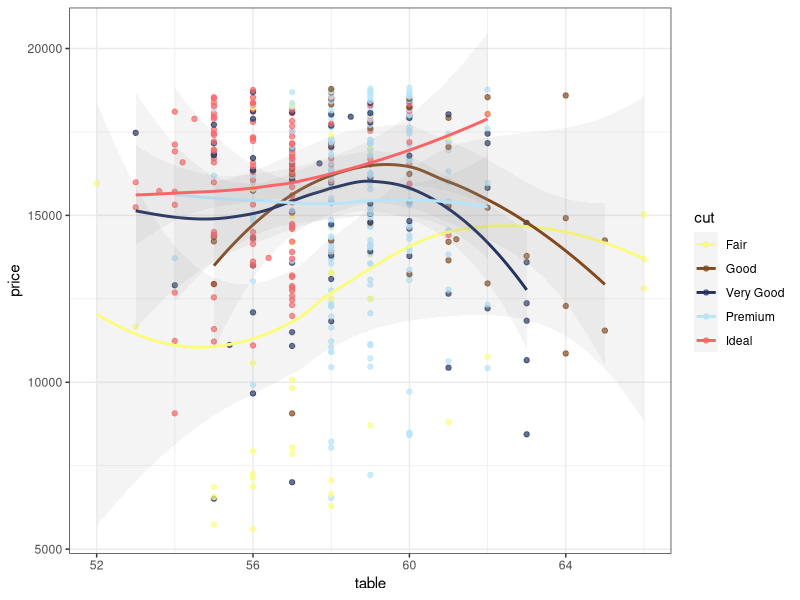
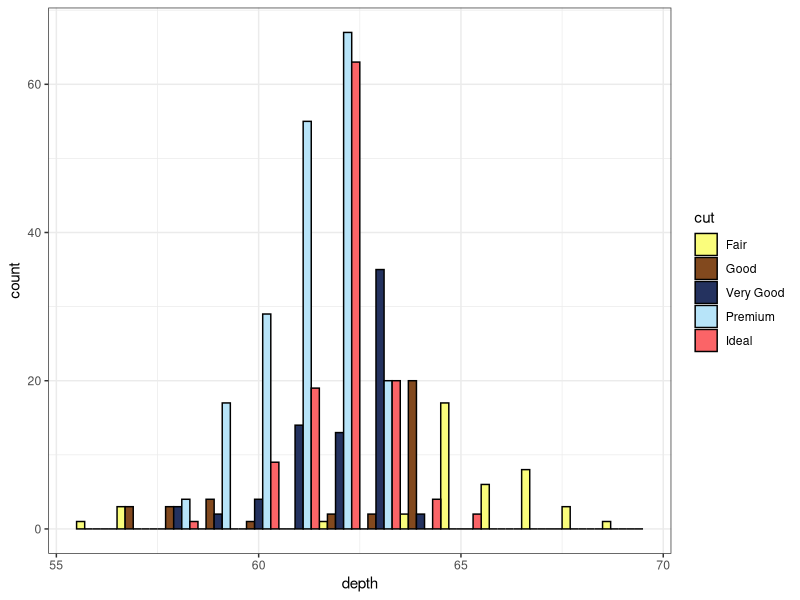

Reproduce these figures in R, in order.
library(ggsci)


### Name: scale_color_rickandmorty
### Title: Rick and Morty Color Scales
### Aliases: scale_color_rickandmorty scale_colour_rickandmorty
###   scale_fill_rickandmorty

### ** Examples

library("ggplot2")
data("diamonds")

ggplot(subset(diamonds, carat >= 2.2),
       aes(x = table, y = price, colour = cut)) +
  geom_point(alpha = 0.7) +
  geom_smooth(method = "loess", alpha = 0.1, size = 1, span = 1) +
  theme_bw() + scale_color_rickandmorty()

ggplot(subset(diamonds, carat > 2.2 & depth > 55 & depth < 70),
       aes(x = depth, fill = cut)) +
  geom_histogram(colour = "black", binwidth = 1, position = "dodge") +
  theme_bw() + scale_fill_rickandmorty()
